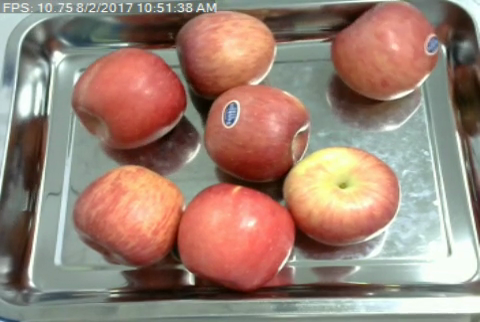
#> input picture dataset/Apple/Apple (1).png, 480 x 322 px; its folder holds 3 pictures in this run
$ python -i main.py   (imports and definitions only)
#> lines starting #> are read from the running program, lines starting #| are printed output that depends on the picture
import numpy as np
import sklearn
import matplotlib as plt
from PIL import Image , ImageTk
from sklearn.neighbors import KNeighborsClassifier
from sklearn.model_selection import train_test_split
import glob
import tkinter as ttk
from tkinter import filedialog

#file chooser
def chooose_file():
    global user_img0
    file = filedialog.askopenfilename(
        title="Selcet a file",
        filetypes=[("All Files","*.*"),("Images", "*.png;*.jpg;*.bmp")]
    )
#> the answer given: dataset/Apple/Apple (1).png
    user_img0 = Image.open(file)
#> user_img0 is the input picture: PIL image 480x322 RGB; mean R, G, B 155.6, 129.5, 115.8
    imgresize = np.resize(user_img0,(280,280))
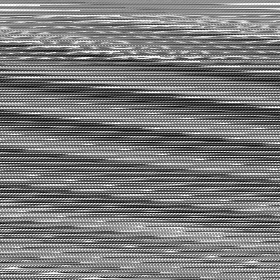
#> imgresize: shape (280, 280); min 0, max 255, mean 122.1
    arrimg = np.array(imgresize)
    user_file = arrimg.flatten()
    main(user_file)


#ML model
def main(user_file):
    path = glob.glob("dataset/**/*.*")
    x = []
    for num in range(42):
        img = Image.open(path[num])
        img = np.resize(img,(280,280))
        arrimg = np.array(img)
        #arrimg = arrimg[:,:,0]
        arrimg = arrimg.flatten()
        x.append(arrimg)
#> pass 2 of the loop in main, `for num in range(42):`:
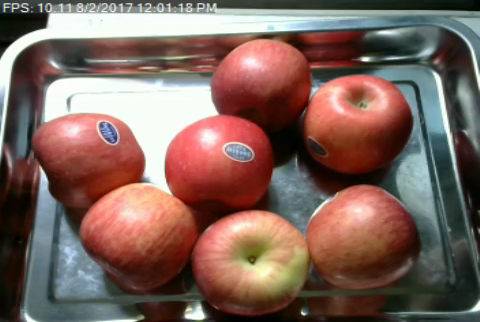
#> input picture dataset/Apple/Apple (10).png, 480 x 322 px
#> in main, img is the input picture: PIL image 480x322 RGB; mean R, G, B 125.8, 99.9, 91.4
#> in main, `img = np.resize(img,(280,280))`:
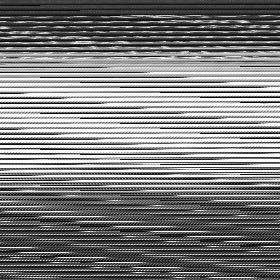
#> img: shape (280, 280); min 0, max 255, mean 126
#> pass 3 of the loop in main, `for num in range(42):`:
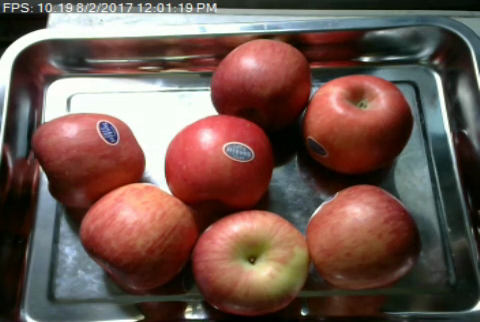
#> input picture dataset/Apple/Apple (11).png, 480 x 322 px
#> in main, img is the input picture: PIL image 480x322 RGB; mean R, G, B 111.2, 86.3, 78.3
#> in main, `img = np.resize(img,(280,280))`:
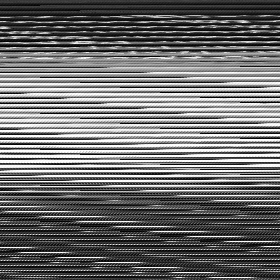
#> img: shape (280, 280); min 0, max 255, mean 110.1
#> the loop made 5 passes; the first 3 are shown

    y = ["apple","apple","apple","apple","apple","apple","apple","apple","apple","apple","apple","apple","apple","apple","apple","apple","apple","apple","apple","apple","apple","apple",
        "bannana","bannana","bannana","bannana","bannana","bannana","bannana","bannana","bannana","bannana","bannana","bannana","bannana","bannana","bannana","bannana","bannana","bannana","bannana","bannana"
        ]

    xtrain,xtest,ytrain,ytest = train_test_split(x,y,test_size=0.1)

    model = KNeighborsClassifier()
    model.fit(xtrain,ytrain)

    global label,user_img0,tk_img
    predict_asl = model.predict([user_file])
    label.config(text=predict_asl[0])
    user_img0 = user_img0.resize((280,280))
    tk_img = ImageTk.PhotoImage(user_img0)
    user_img.config(image=tk_img)


#GUI
def gui():
    global label,user_img
    root = ttk.Tk()
    root.geometry("450x500")
    root.resizable(False,False)

    top = ttk.Label(root,text="Fruit Classifiction",font=("Arial",14))
    top.pack(pady=15)

    btn = ttk.Button(root,text="choose file",command=chooose_file)
    btn.pack(pady=10)

    label = ttk.Label(root,text="None",bg="lightgray",bd=2,width=15,height=2)
    label.pack(pady=10)

    exitbtn = ttk.Button(root,text="Exit",command=root.destroy,width=10,height=1,bg="red",fg="white")
    exitbtn.pack(pady=5,side="bottom")

    user_img = ttk.Label(root,text="User Image",font=("Arial",12),image="",width=280,height=280,border=2,relief="solid",bg="white")
    user_img.pack(padx=100,pady=38)


    root.mainloop()

# [1 line not run here, left out]

#> (the run stopped early here; a loop or call above may not have finished)
